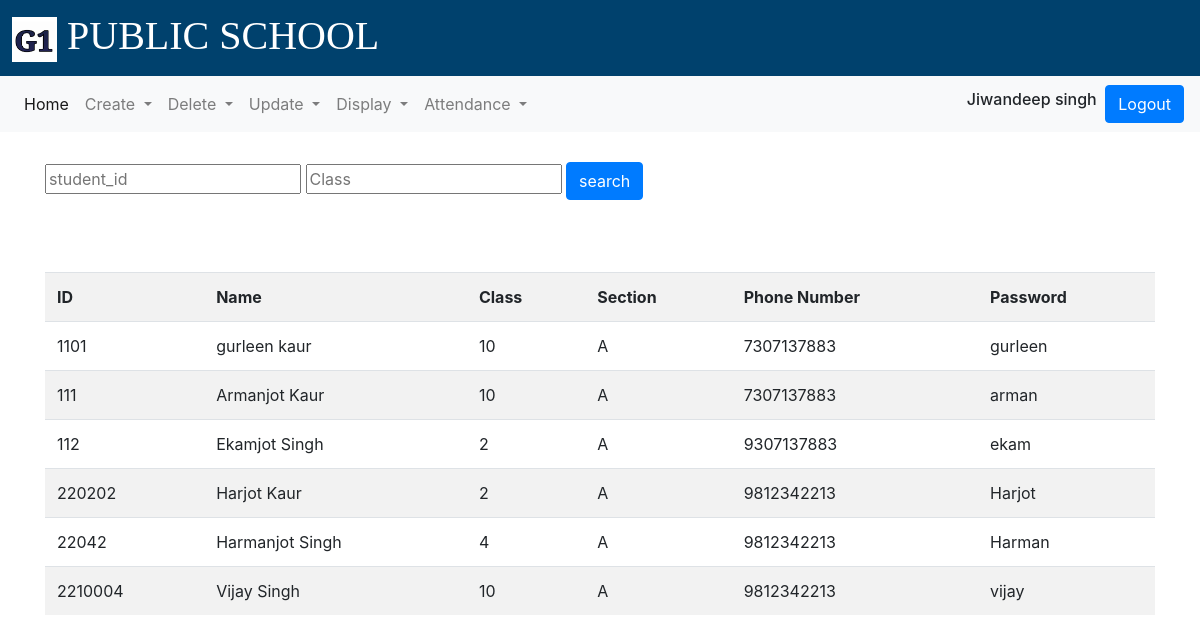
Page /g1/display_sid.php (signed in) on the committed database.
### tables this page shows
CREATE TABLE `student_login` (
  `id` varchar(30) NOT NULL,
  `password` varchar(30) NOT NULL,
  `name` text NOT NULL,
  `phone_no` text NOT NULL,
  `class` varchar(10) NOT NULL,
  `section` varchar(20) NOT NULL
);

### g1/display_sid.php (the view, shortened to what this page needs)
<?php
$n=$_SESSION["name"];
include('connection.php');
$idd=$_SESSION["ID"];
 $sql = "select *from admin_login where id = '$idd' ";
        $result = mysqli_query($link, $sql);
        $count = mysqli_num_rows($result);
        if($count == 0){
            }
    else{
?>
<!DOCTYPE html>
<html lang="en">
    <head>
    <link rel="stylesheet" href="https://cdn.jsdelivr.net/npm/bootstrap@4.4.1/dist/css/bootstrap.min.css">
        <link rel="stylesheet" href="https://cdn.jsdelivr.net/npm/bootstrap@4.3.1/dist/css/bootstrap.min.css">
           </head>
    <body class="bg" >
        <p class="heading"><image class="logo" src="logo.jpg"></image>  PUBLIC SCHOOL</p>
        <div class="head1">
        <nav class="navbar navbar-expand-lg navbar-light bg-light" >
  <div class="collapse navbar-collapse" id="navbarSupportedContent">
    <ul class="navbar-nav mr-auto">
      <li class="nav-item active">
        <a class="nav-link" href="http://localhost/g1/admin_page.php">Home <span class="sr-only">(current)</span></a>
      </li>
      <li class="nav-item dropdown">
        <a class="nav-link dropdown-toggle" href="#" id="navbarDropdown" role="button" data-toggle="dropdown" aria-haspopup="true" aria-expanded="false">
          Create
        </a>
      <li class="nav-item dropdown">
        <a class="nav-link dropdown-toggle" href="#" id="navbarDropdown" role="button" data-toggle="dropdown" aria-haspopup="true" aria-expanded="false">
          Delete
        </a>
      </li>
      <li class="nav-item dropdown">
        <a class="nav-link dropdown-toggle" href="#" id="navbarDropdown" role="button" data-toggle="dropdown" aria-haspopup="true" aria-expanded="false">
          Update
        </a>
        </li>
        <li class="nav-item dropdown">
        <a class="nav-link dropdown-toggle" href="#" id="navbarDropdown" role="button" data-toggle="dropdown" aria-haspopup="true" aria-expanded="false">
          Display
        </a>
        </li>
       <li class="nav-item dropdown">
        <a class="nav-link dropdown-toggle" href="#" id="navbarDropdown" role="button" data-toggle="dropdown" aria-haspopup="true" aria-expanded="false">
          Attendance
        </a>
        </li>
    </ul>
   <form class="form-inline my-2 my-lg-0">
      <?php
        echo "<h6>  $n &nbsp </h6> ";
       ?>
    </form>
   <a href= "http://localhost/g1/index.php"> <input class="btn btn-primary" type="submit" name="Logout" value="Logout"></a>
  </div>
</nav>
        </div>
                  <div class="container">
            <form method="POST" >
                <input type="text" name="id1" placeholder="student_id">
                <input type="text" name="clas" placeholder="Class">
                <input class="btn btn-primary" type="submit" name="check" value="search">
                </form>
                      <br>
                      <br>
                      <br>
                       <?php
                          $sql = "select *from `student_login` ";
                        $result1 = mysqli_query($link, $sql);
                        $data = mysqli_fetch_array($result1, MYSQLI_ASSOC);
                         $count = mysqli_num_rows($result1);
                              if($count == 0)
                           {
                               echo "<div class='alert alert-danger' role='alert'  > ID  is not available </div>";
                           } else
                              {
                      ?>
                      <table class="table table-striped">
                <tr>
                <th>ID</th>
                <th>Name</th>
                <th>Class</th>
                <th>Section</th>
                <th>Phone Number</th>
                <th>Password</th>
                </tr>
                           <tr>
                <td> <?php echo $data["id"]; ?> </td>
                <td> <?php echo $data["name"]; ?> </td>
                 <td> <?php echo $data["class"]; ?> </td>
                <td> <?php echo $data["section"]; ?> </td>
                <td> <?php echo $data["phone_no"]; ?></td>
                <td> <?php echo $data["password"]; ?></td>
                </tr>
                        <?php
                                  while($data=$result1->fetch_assoc())
                        {
                          ?>
                           <tr>
                <td> <?php echo $data["id"]; ?> </td>
                <td> <?php echo $data["name"]; ?> </td>
                <td> <?php echo $data["class"]; ?> </td>
                <td> <?php echo $data["section"]; ?> </td>
                <td> <?php echo $data["phone_no"]; ?></td>
                <td> <?php echo $data["password"]; ?></td>
                </tr>
               <?php
                                  }
                          ?>
            </table>
                       <?php
                              }
    }
                                     ?>
                    </div>
    </body>
</html>

### g1/display_sid.php (style rules this page uses)
.heading { font-family:Stencil; background-color:#00416D; position:relative; left:0; top:-14px; width:100%; height: 90px; color:white; font-size:40px; padding-left:12px; padding-top: 20px; }
.bg { height: 100%; background-position: center; background-repeat: no-repeat; background-size: cover; }
.logo { width:45px; height:45px; }
.head1 { position:relative; left:0; top:-30px; }

### rows in the picture
student_login: id "1101", name "gurleen kaur", class "10", section "A", phone_no "7307137883", password "gurleen"
student_login: id "111", name "Armanjot Kaur", class "10", section "A", phone_no "7307137883", password "arman"
student_login: id "112", name "Ekamjot Singh", class "2", section "A", phone_no "9307137883", password "ekam"
student_login: id "220202", name "Harjot Kaur", class "2", section "A", phone_no "9812342213", password "Harjot"
student_login: id "22042", name "Harmanjot Singh", class "4", section "A", phone_no "9812342213", password "Harman"
student_login: id "2210004", name "Vijay Singh", class "10", section "A", phone_no "9812342213", password "vijay"

### other values in the picture
$n "Jiwandeep singh"
